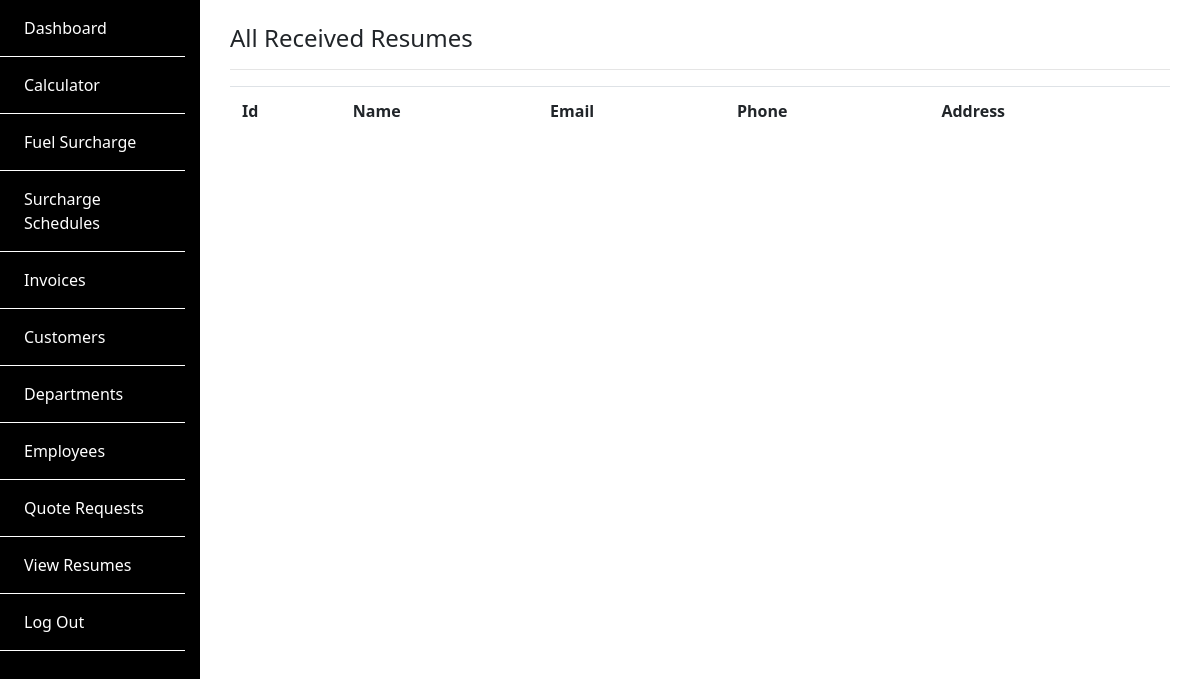
The page /resumes/ (signed in) on the database as committed earlier.
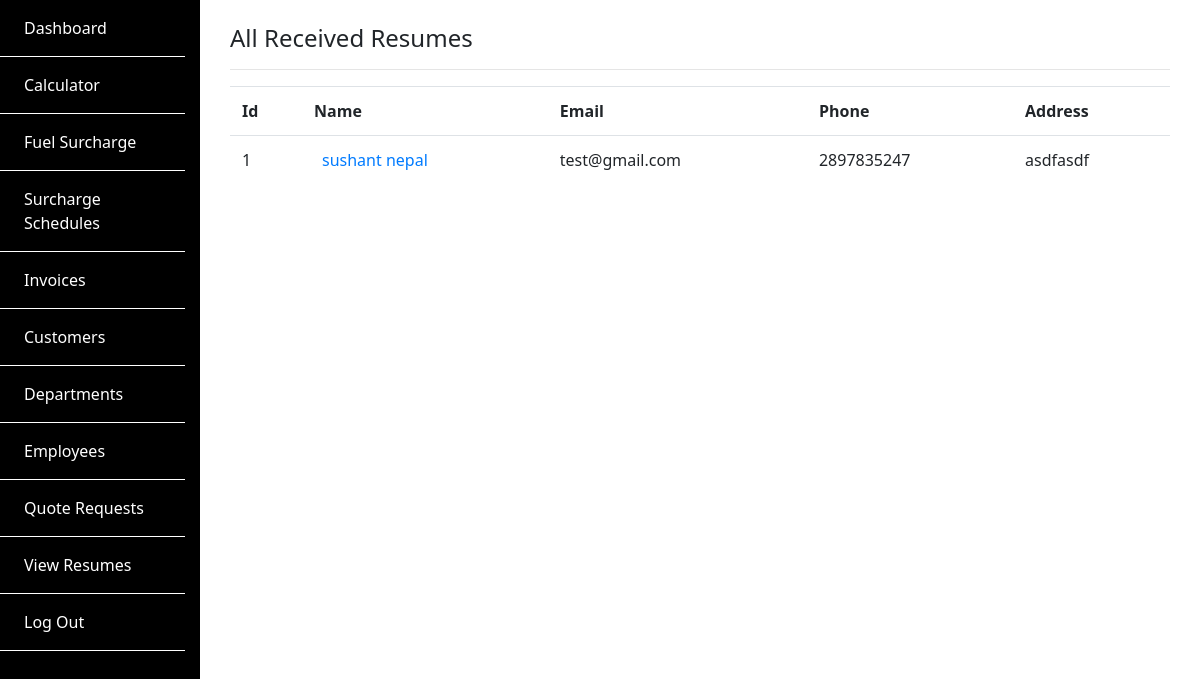
The same page on the database as committed later.
### SiteApp/models.py (models this page shows, shortened)
class DriverResume(models.Model):
    first_name = models.CharField(max_length=50)
    middle_name = models.CharField(max_length=50, blank=True)
    last_name = models.CharField(max_length=50)
    address = models.CharField(max_length=100)
    contact = models.BigIntegerField()
    email = models.EmailField()
    experience = models.TextField()
    cover_letter = models.TextField()
    references = models.TextField()
    def get_absolute_url(self):
        return reverse('view_resume', args=[self.id])

### SiteApp/views.py (the view)
# urls.py: path('resumes/', views.ViewDriverResumes, name='view_resumes'),
@login_required
def ViewDriverResumes(request):
    resumes = DriverResume.objects.all()
    return render(request, 'SiteApp/list_driver_resumes.html', {'resumes': resumes})

### SiteApp/templates/SiteApp/list_driver_resumes.html (shortened to what this page needs)
{% extends "backend_base.html" %}
{% block content  %}
<div class="container py-4">
	<h4> All Received Resumes </h4>
	<hr>
	<table class="table">
		<tr>
			<th>Id</th>
			<th>Name</th>
			<th>Email</th>
			<th>Phone</th>
			<th>Address</th>
		</tr>
		{% for resume in resumes %}
		<tr>
			<td><span>{{resume.id}}</span></td>
			<td><a href="{{resume.get_absolute_url }}"><span class="ml-2">{{resume.first_name}}</span>  <span>{{resume.last_name}}</span></a></td>
			<td><span>{{resume.email}}</span></td>
			<td><span>{{resume.contact}}</span></td>
			<td><span>{{resume.address}}</span></td>
		</tr>
		{% endfor %}
	</table>
</div>
{% endblock %}

Rows that differ between the two databases and show on the page:
added DriverResume: id "1", first_name "sushant", last_name "nepal", email "test@gmail.com", contact "2897835247", address "asdfasdf"
